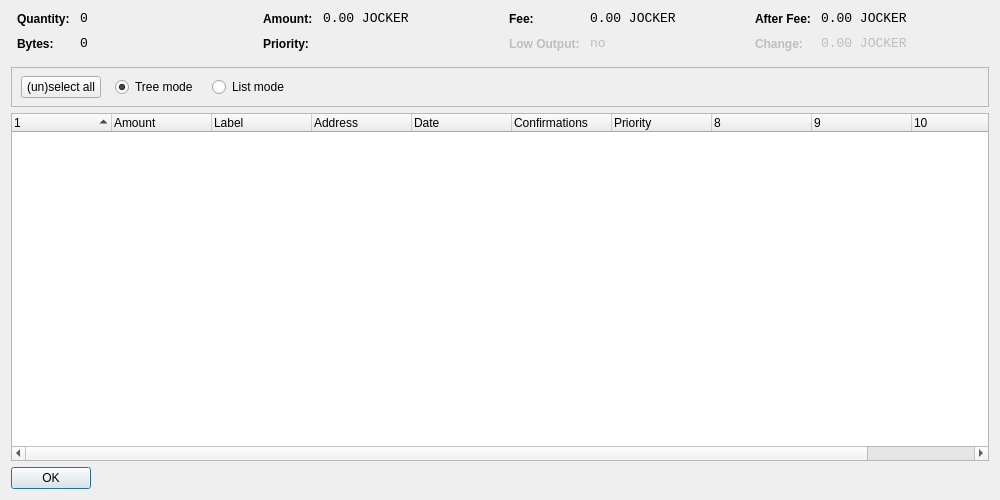
<?xml version="1.0" encoding="UTF-8"?>
<ui version="4.0">
 <class>CoinControlDialog</class>
 <widget class="QDialog" name="CoinControlDialog">
  <property name="geometry">
   <rect>
    <x>0</x>
    <y>0</y>
    <width>1000</width>
    <height>500</height>
   </rect>
  </property>
  <property name="windowTitle">
   <string>Coin Control</string>
  </property>
  <layout class="QVBoxLayout" name="verticalLayout">
   <item>
    <layout class="QHBoxLayout" name="horizontalLayoutTop" stretch="0,0,0,0">
     <property name="topMargin">
      <number>0</number>
     </property>
     <property name="bottomMargin">
      <number>10</number>
     </property>
     <item>
      <layout class="QFormLayout" name="formLayoutCoinControl1">
       <property name="horizontalSpacing">
        <number>10</number>
       </property>
       <property name="verticalSpacing">
        <number>10</number>
       </property>
       <property name="leftMargin">
        <number>6</number>
       </property>
       <property name="rightMargin">
        <number>6</number>
       </property>
       <item row="0" column="0">
        <widget class="QLabel" name="labelCoinControlQuantityText">
         <property name="styleSheet">
          <string notr="true">font-weight:bold;</string>
         </property>
         <property name="text">
          <string>Quantity:</string>
         </property>
        </widget>
       </item>
       <item row="0" column="1">
        <widget class="QLabel" name="labelCoinControlQuantity">
         <property name="font">
          <font>
           <family>Monospace</family>
           <pointsize>10</pointsize>
          </font>
         </property>
         <property name="cursor">
          <cursorShape>IBeamCursor</cursorShape>
         </property>
         <property name="contextMenuPolicy">
          <enum>Qt::ActionsContextMenu</enum>
         </property>
         <property name="text">
          <string notr="true">0</string>
         </property>
         <property name="textInteractionFlags">
          <set>Qt::LinksAccessibleByMouse|Qt::TextSelectableByKeyboard|Qt::TextSelectableByMouse</set>
         </property>
        </widget>
       </item>
       <item row="1" column="0">
        <widget class="QLabel" name="labelCoinControlBytesText">
         <property name="styleSheet">
          <string notr="true">font-weight:bold;</string>
         </property>
         <property name="text">
          <string>Bytes:</string>
         </property>
        </widget>
       </item>
       <item row="1" column="1">
        <widget class="QLabel" name="labelCoinControlBytes">
         <property name="font">
          <font>
           <family>Monospace</family>
           <pointsize>10</pointsize>
          </font>
         </property>
         <property name="cursor">
          <cursorShape>IBeamCursor</cursorShape>
         </property>
         <property name="contextMenuPolicy">
          <enum>Qt::ActionsContextMenu</enum>
         </property>
         <property name="text">
          <string notr="true">0</string>
         </property>
         <property name="textInteractionFlags">
          <set>Qt::LinksAccessibleByMouse|Qt::TextSelectableByKeyboard|Qt::TextSelectableByMouse</set>
         </property>
        </widget>
       </item>
      </layout>
     </item>
     <item>
      <layout class="QFormLayout" name="formLayoutCoinControl2">
       <property name="horizontalSpacing">
        <number>10</number>
       </property>
       <property name="verticalSpacing">
        <number>10</number>
       </property>
       <property name="leftMargin">
        <number>6</number>
       </property>
       <property name="rightMargin">
        <number>6</number>
       </property>
       <item row="0" column="0">
        <widget class="QLabel" name="labelCoinControlAmountText">
         <property name="styleSheet">
          <string notr="true">font-weight:bold;</string>
         </property>
         <property name="text">
          <string>Amount:</string>
         </property>
        </widget>
       </item>
       <item row="0" column="1">
        <widget class="QLabel" name="labelCoinControlAmount">
         <property name="font">
          <font>
           <family>Monospace</family>
           <pointsize>10</pointsize>
          </font>
         </property>
         <property name="cursor">
          <cursorShape>IBeamCursor</cursorShape>
         </property>
         <property name="contextMenuPolicy">
          <enum>Qt::ActionsContextMenu</enum>
         </property>
         <property name="text">
          <string notr="true">0.00 JOCKER</string>
         </property>
         <property name="textInteractionFlags">
          <set>Qt::LinksAccessibleByMouse|Qt::TextSelectableByKeyboard|Qt::TextSelectableByMouse</set>
         </property>
        </widget>
       </item>
       <item row="1" column="0">
        <widget class="QLabel" name="labelCoinControlPriorityText">
         <property name="styleSheet">
          <string notr="true">font-weight:bold;</string>
         </property>
         <property name="text">
          <string>Priority:</string>
         </property>
        </widget>
       </item>
       <item row="1" column="1">
        <widget class="QLabel" name="labelCoinControlPriority">
         <property name="font">
          <font>
           <family>Monospace</family>
           <pointsize>10</pointsize>
          </font>
         </property>
         <property name="cursor">
          <cursorShape>IBeamCursor</cursorShape>
         </property>
         <property name="contextMenuPolicy">
          <enum>Qt::ActionsContextMenu</enum>
         </property>
         <property name="text">
          <string/>
         </property>
         <property name="textInteractionFlags">
          <set>Qt::LinksAccessibleByMouse|Qt::TextSelectableByKeyboard|Qt::TextSelectableByMouse</set>
         </property>
        </widget>
       </item>
      </layout>
     </item>
     <item>
      <layout class="QFormLayout" name="formLayoutCoinControl3">
       <property name="horizontalSpacing">
        <number>10</number>
       </property>
       <property name="verticalSpacing">
        <number>10</number>
       </property>
       <property name="leftMargin">
        <number>6</number>
       </property>
       <property name="rightMargin">
        <number>6</number>
       </property>
       <item row="0" column="0">
        <widget class="QLabel" name="labelCoinControlFeeText">
         <property name="styleSheet">
          <string notr="true">font-weight:bold;</string>
         </property>
         <property name="text">
          <string>Fee:</string>
         </property>
        </widget>
       </item>
       <item row="0" column="1">
        <widget class="QLabel" name="labelCoinControlFee">
         <property name="font">
          <font>
           <family>Monospace</family>
           <pointsize>10</pointsize>
          </font>
         </property>
         <property name="cursor">
          <cursorShape>IBeamCursor</cursorShape>
         </property>
         <property name="contextMenuPolicy">
          <enum>Qt::ActionsContextMenu</enum>
         </property>
         <property name="text">
          <string notr="true">0.00 JOCKER</string>
         </property>
         <property name="textInteractionFlags">
          <set>Qt::LinksAccessibleByMouse|Qt::TextSelectableByKeyboard|Qt::TextSelectableByMouse</set>
         </property>
        </widget>
       </item>
       <item row="1" column="0">
        <widget class="QLabel" name="labelCoinControlLowOutputText">
         <property name="enabled">
          <bool>false</bool>
         </property>
         <property name="styleSheet">
          <string notr="true">font-weight:bold;</string>
         </property>
         <property name="text">
          <string>Low Output:</string>
         </property>
        </widget>
       </item>
       <item row="1" column="1">
        <widget class="QLabel" name="labelCoinControlLowOutput">
         <property name="enabled">
          <bool>false</bool>
         </property>
         <property name="font">
          <font>
           <family>Monospace</family>
           <pointsize>10</pointsize>
          </font>
         </property>
         <property name="cursor">
          <cursorShape>IBeamCursor</cursorShape>
         </property>
         <property name="contextMenuPolicy">
          <enum>Qt::ActionsContextMenu</enum>
         </property>
         <property name="text">
          <string notr="true">no</string>
         </property>
         <property name="textInteractionFlags">
          <set>Qt::LinksAccessibleByMouse|Qt::TextSelectableByKeyboard|Qt::TextSelectableByMouse</set>
         </property>
        </widget>
       </item>
      </layout>
     </item>
     <item>
      <layout class="QFormLayout" name="formLayoutCoinControl4">
       <property name="horizontalSpacing">
        <number>10</number>
       </property>
       <property name="verticalSpacing">
        <number>10</number>
       </property>
       <property name="leftMargin">
        <number>6</number>
       </property>
       <property name="rightMargin">
        <number>6</number>
       </property>
       <item row="0" column="0">
        <widget class="QLabel" name="labelCoinControlAfterFeeText">
         <property name="styleSheet">
          <string notr="true">font-weight:bold;</string>
         </property>
         <property name="text">
          <string>After Fee:</string>
         </property>
        </widget>
       </item>
       <item row="0" column="1">
        <widget class="QLabel" name="labelCoinControlAfterFee">
         <property name="font">
          <font>
           <family>Monospace</family>
           <pointsize>10</pointsize>
          </font>
         </property>
         <property name="cursor">
          <cursorShape>IBeamCursor</cursorShape>
         </property>
         <property name="contextMenuPolicy">
          <enum>Qt::ActionsContextMenu</enum>
         </property>
         <property name="text">
          <string notr="true">0.00 JOCKER</string>
         </property>
         <property name="textInteractionFlags">
          <set>Qt::LinksAccessibleByMouse|Qt::TextSelectableByKeyboard|Qt::TextSelectableByMouse</set>
         </property>
        </widget>
       </item>
       <item row="1" column="0">
        <widget class="QLabel" name="labelCoinControlChangeText">
         <property name="enabled">
          <bool>false</bool>
         </property>
         <property name="styleSheet">
          <string notr="true">font-weight:bold;</string>
         </property>
         <property name="text">
          <string>Change:</string>
         </property>
        </widget>
       </item>
       <item row="1" column="1">
        <widget class="QLabel" name="labelCoinControlChange">
         <property name="enabled">
          <bool>false</bool>
         </property>
         <property name="font">
          <font>
           <family>Monospace</family>
           <pointsize>10</pointsize>
          </font>
         </property>
         <property name="cursor">
          <cursorShape>IBeamCursor</cursorShape>
         </property>
         <property name="contextMenuPolicy">
          <enum>Qt::ActionsContextMenu</enum>
         </property>
         <property name="text">
          <string notr="true">0.00 JOCKER</string>
         </property>
         <property name="textInteractionFlags">
          <set>Qt::LinksAccessibleByMouse|Qt::TextSelectableByKeyboard|Qt::TextSelectableByMouse</set>
         </property>
        </widget>
       </item>
      </layout>
     </item>
    </layout>
   </item>
   <item>
    <widget class="QFrame" name="frame">
     <property name="minimumSize">
      <size>
       <width>0</width>
       <height>40</height>
      </size>
     </property>
     <property name="frameShape">
      <enum>QFrame::StyledPanel</enum>
     </property>
     <property name="frameShadow">
      <enum>QFrame::Sunken</enum>
     </property>
     <widget class="QWidget" name="horizontalLayoutWidget">
      <property name="geometry">
       <rect>
        <x>10</x>
        <y>0</y>
        <width>781</width>
        <height>41</height>
       </rect>
      </property>
      <layout class="QHBoxLayout" name="horizontalLayoutPanel" stretch="0,0,0,0,0">
       <property name="spacing">
        <number>14</number>
       </property>
       <item>
        <widget class="QPushButton" name="pushButtonSelectAll">
         <property name="sizePolicy">
          <sizepolicy hsizetype="Maximum" vsizetype="Fixed">
           <horstretch>0</horstretch>
           <verstretch>0</verstretch>
          </sizepolicy>
         </property>
         <property name="text">
          <string>(un)select all</string>
         </property>
        </widget>
       </item>
       <item>
        <widget class="QRadioButton" name="radioTreeMode">
         <property name="sizePolicy">
          <sizepolicy hsizetype="Maximum" vsizetype="Fixed">
           <horstretch>0</horstretch>
           <verstretch>0</verstretch>
          </sizepolicy>
         </property>
         <property name="text">
          <string>Tree mode</string>
         </property>
         <property name="checked">
          <bool>true</bool>
         </property>
        </widget>
       </item>
       <item>
        <widget class="QRadioButton" name="radioListMode">
         <property name="sizePolicy">
          <sizepolicy hsizetype="Maximum" vsizetype="Fixed">
           <horstretch>0</horstretch>
           <verstretch>0</verstretch>
          </sizepolicy>
         </property>
         <property name="text">
          <string>List mode</string>
         </property>
        </widget>
       </item>
       <item>
        <spacer name="horizontalSpacer">
         <property name="orientation">
          <enum>Qt::Horizontal</enum>
         </property>
         <property name="sizeHint" stdset="0">
          <size>
           <width>40</width>
           <height>20</height>
          </size>
         </property>
        </spacer>
       </item>
      </layout>
     </widget>
    </widget>
   </item>
   <item>
    <widget class="CoinControlTreeWidget" name="treeWidget">
     <property name="contextMenuPolicy">
      <enum>Qt::CustomContextMenu</enum>
     </property>
     <property name="sortingEnabled">
      <bool>false</bool>
     </property>
     <property name="columnCount">
      <number>11</number>
     </property>
     <attribute name="headerShowSortIndicator" stdset="0">
      <bool>true</bool>
     </attribute>
     <attribute name="headerStretchLastSection">
      <bool>false</bool>
     </attribute>
     <column>
      <property name="text">
       <string/>
      </property>
     </column>
     <column>
      <property name="text">
       <string>Amount</string>
      </property>
     </column>
     <column>
      <property name="text">
       <string>Label</string>
      </property>
     </column>
     <column>
      <property name="text">
       <string>Address</string>
      </property>
     </column>
     <column>
      <property name="text">
       <string>Date</string>
      </property>
     </column>
     <column>
      <property name="text">
       <string>Confirmations</string>
      </property>
      <property name="toolTip">
       <string>Confirmed</string>
      </property>
     </column>
     <column>
      <property name="text">
       <string>Priority</string>
      </property>
     </column>
     <column>
      <property name="text">
       <string/>
      </property>
     </column>
     <column>
      <property name="text">
       <string/>
      </property>
     </column>
     <column>
      <property name="text">
       <string/>
      </property>
     </column>
     <column>
      <property name="text">
       <string/>
      </property>
     </column>
    </widget>
   </item>
   <item>
    <widget class="QDialogButtonBox" name="buttonBox">
     <property name="sizePolicy">
      <sizepolicy hsizetype="Maximum" vsizetype="Fixed">
       <horstretch>0</horstretch>
       <verstretch>0</verstretch>
      </sizepolicy>
     </property>
     <property name="orientation">
      <enum>Qt::Horizontal</enum>
     </property>
     <property name="standardButtons">
      <set>QDialogButtonBox::Ok</set>
     </property>
    </widget>
   </item>
  </layout>
 </widget>
 <customwidgets>
  <customwidget>
   <class>CoinControlTreeWidget</class>
   <extends>QTreeWidget</extends>
   <header>coincontroltreewidget.h</header>
  </customwidget>
 </customwidgets>
 <resources/>
 <connections/>
</ui>
